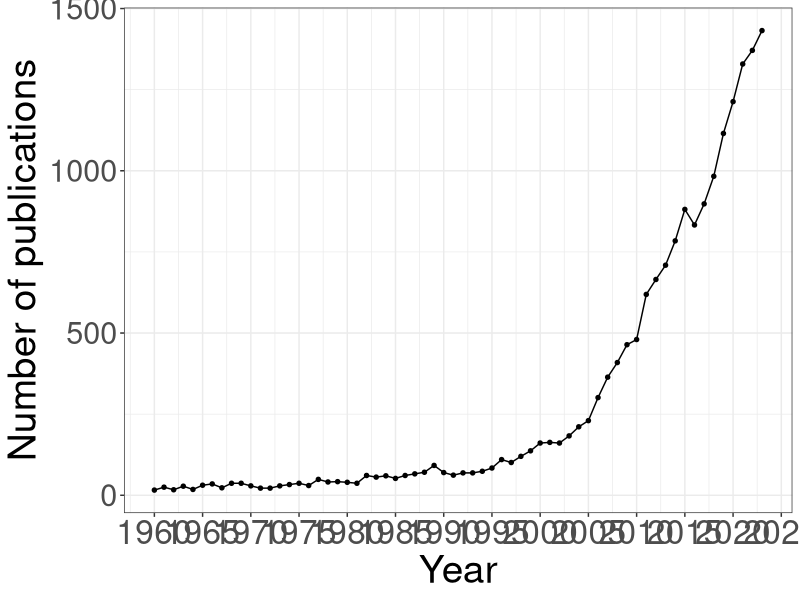

The R script that drew this image:
library(ggplot2)
library(gganimate)
setwd("C:/Users/ottae/Documents/GitHub/presentations/Unitn-Seminar")
data = read.csv("irt-freq.csv")

p = ggplot(data[!data$Year %in% 2024, ], 
       aes(x = Year, y = Freq)) + 
  geom_point(size = 4) + geom_line() + ylab("Number of publications") + xlab("Year") + 
  theme_bw() + scale_x_continuous(n.breaks = 20) + 
  theme(axis.text = element_text(size = 24), 
        axis.title = element_text(size = 28), 
        axis.text.y = element_text(size = 22)) +   transition_reveal(Year)
p

animate(p, device = "png",
        renderer = file_renderer("~/gganim", 
                                 prefix = "gganim_plot", overwrite = TRUE), 
        width = 14.00, height = 9.00, units = "in", res = 150)
ggplot(data[!data$Year %in% 2024, ], 
      aes(x = Year, y = Freq)) + 
  geom_point(size = 1.2) + geom_line() + ylab("Number of publications") + xlab("Year") + 
  theme_bw() + scale_x_continuous(n.breaks = 20) + 
  theme(axis.text = element_text(size = 24), 
        axis.title = element_text(size = 28), 
        axis.text.y = element_text(size = 22))
